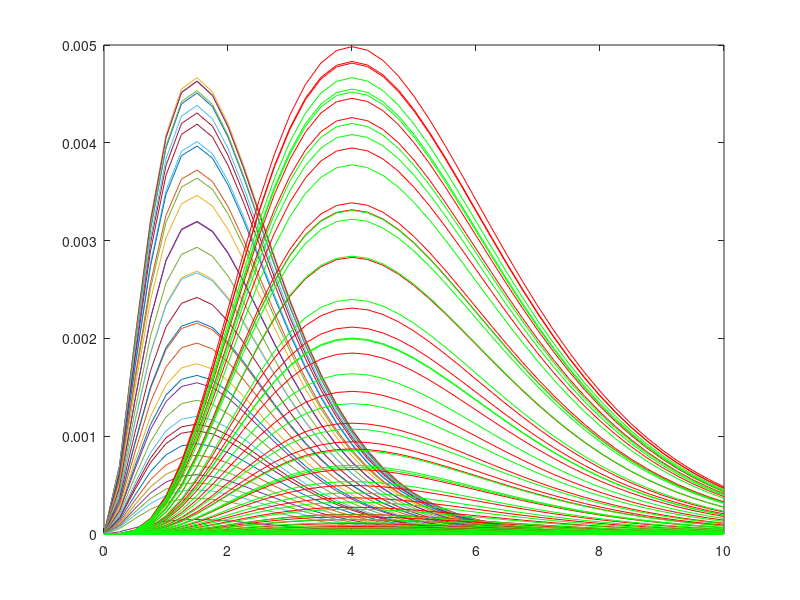

MATLAB code to generate this figure:
% how the experimenter learns online about the subject in phase 1
% and how the subject learns online about the partner in phase 2


[alpha,beta,gamma]=meshgrid(0:.25:10,0:.25:10,0:.25:10);
pabg=gampdf(alpha,3,1).*gampdf(beta,4,1).*gampdf(gamma,5,1);
pabg=pabg/sum(pabg(:)); % probability of beta,alpha,gamma

choiceab=[5 5 ; 9 1]/10; % choices scaled to 0...1

sig=inline('1./(1+exp(-x))');

opt=choiceab(1,:);
val1 = alpha*opt(1) + beta*max(opt(1)-opt(2),0) - gamma*max(opt(2)-opt(1),0); 
opt=choiceab(2,:);
val2 = alpha*opt(1) + beta*max(opt(1)-opt(2),0) - gamma*max(opt(2)-opt(1),0);

actual_choice = 1; % what did our subject 'choose'
if (actual_choice==1)
    pchoose=sig(val1 - val2); % probability of 1
else
    pchoose=sig(val2 - val1); % probability of 2
end

newpabg = pchoose.*pabg; % Bayes rule
newpabg = newpabg ./ sum(newpabg(:)); %so distribution

alpha_marginal = squeeze(sum(newpabg,[1 3])); % work out the marginals over the components
beta_marginal = squeeze(sum(newpabg,[2 3]))';
gamma_marginal = squeeze(sum(newpabg,[1 2]))';

figure
plot(squeeze(alpha(1,:,1)),alpha_marginal)
hold on;
plot(squeeze(alpha(1,:,1)),beta_marginal,'r')
plot(squeeze(alpha(1,:,1)),gamma_marginal,'g')

%%%%%%%%%%%%%%%%%%%%%%%%%%%%%%%%%%%%%%%%%%%%%%

% how the experimenter learns how the subject learns online about the partner in phase 2

param_alpha_prior=2.5;
param_beta_prior=3.5;
param_gamma_prior=4.5;
param_zeta=3;

[alpha,beta,gamma]=meshgrid(0:.25:10,0:.25:10,0:.25:10);
pabg=gampdf(alpha,param_alpha_prior,1).*gampdf(beta,param_beta_prior,1).*gampdf(gamma,param_gamma_prior,1);
pabg=pabg/sum(pabg(:)); % probability of beta,alpha,gamma

choiceab=[5 5 ; 9 1]/10; % choices scaled to 0...1

sig=inline('1./(1+exp(-x))');

opt=choiceab(1,:);
val1 = alpha*opt(1) + beta*max(opt(1)-opt(2),0) - gamma*max(opt(2)-opt(1),0); 
opt=choiceab(2,:);
val2 = alpha*opt(1) + beta*max(opt(1)-opt(2),0) - gamma*max(opt(2)-opt(1),0);

subject_estimate_phoose1 = sig(val1 - val2);
tmp=subject_estimate_phoose1 .* pabg;
subject_netp1 = sum(tmp(:));
subject_netp2 = 1-subject_netp1;

% adjust for over/under matching
subject_adjp1 = subject_netp1^param_zeta/(subject_netp1^param_zeta + subject_netp2^param_zeta);
subject_report = 2; % say the subject thought that the partner would go for 2
if (subject_report==1)
    ll = log(subject_adjp1); % log likelihood 
else
    ll = log(1-subject_adjp1);
end

actual_choice = 1; % what did our subject 'choose'
if (actual_choice==1)
    pchoose=sig(val1 - val2); % probability of 1
else
    pchoose=sig(val2 - val1); % probability of 2
end

newpabg = pchoose.*pabg; % Bayes rule
newpabg = newpabg ./ sum(newpabg(:)); %so distribution


